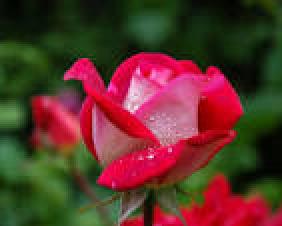
#> input picture flower.jpeg, 141 x 113 px (shown 2 times larger)
$ python image_encryption_tool.py
#> lines starting #> are read from the running program, lines starting #| are printed output that depends on the picture
#> the answer given: E
#> the answer given: flower.jpeg
#> the answer given: 3
#> the answer given: out.png
from PIL import Image

def encrypt_image(image_path, key, output_path):
#> called with image_path = 'flower.jpeg', key = 3, output_path = 'out.png'
    img = Image.open(image_path)
#> img is the input picture: PIL image 141x113 RGB; mean R, G, B 91.5, 52.1, 41.7
    pixels = img.load()

    for i in range(img.size[0]):  # Width
        for j in range(img.size[1]):  # Height
            r, g, b = pixels[i, j]
            pixels[i, j] = (
                (r + key) % 256,
                (g + key) % 256,
                (b + key) % 256
            )

    img.save(output_path)
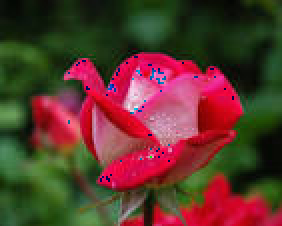
#> saved as out.png: PIL image 141x113 RGB (shown 2 times larger); mean R, G, B 93, 55.1, 44.7
    print(f"Image encrypted and saved to {output_path}")

def decrypt_image(image_path, key, output_path):
    img = Image.open(image_path)
    pixels = img.load()

    for i in range(img.size[0]):
        for j in range(img.size[1]):
            r, g, b = pixels[i, j]
            pixels[i, j] = (
                (r - key) % 256,
                (g - key) % 256,
                (b - key) % 256
            )

    img.save(output_path)
    print(f"Image decrypted and saved to {output_path}")

def main():
    print("=== Simple Image Encryption Tool ===")
    choice = input("Do you want to (E)ncrypt or (D)ecrypt? ").strip().upper()

    if choice not in ['E', 'D']:
        print("Invalid choice. Use E or D.")
        return

    image_path = input("Enter the image filename (e.g., image.jpg): ")
    key = int(input("Enter encryption/decryption key (e.g., 25): "))
    output_path = input("Enter output filename (e.g., encrypted.png): ")

    if choice == 'E':
        encrypt_image(image_path, key, output_path)
    else:
        decrypt_image(image_path, key, output_path)

if __name__ == "__main__":
    main()
